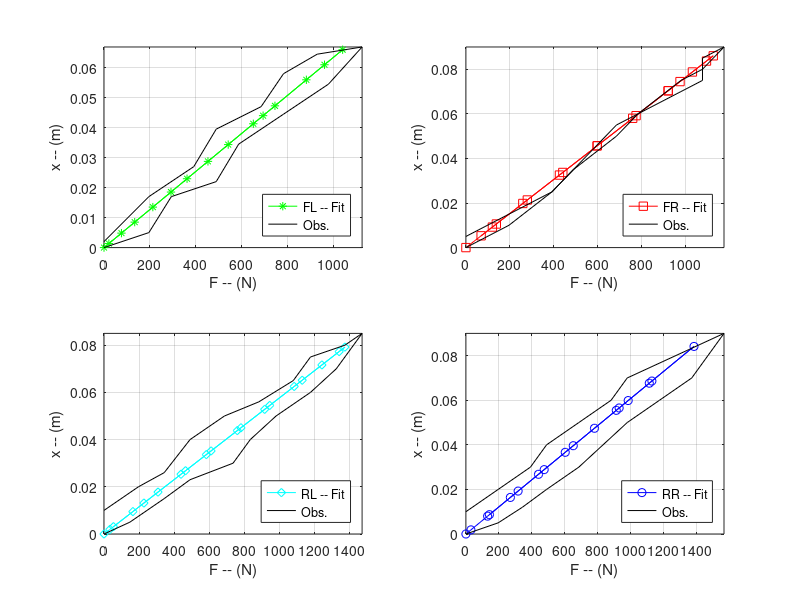

Write MATLAB code to recreate this figure. (Note: this script raises an error after producing the figure.)
clear;
close all; clc;

%% Check important flags.
M = 890; % mass of Polaris in Kgs.
g = 9.8; % m/s^2
do_analysis = 1;
show_rightside_loading_data = 1;
show_leftside_loading_data = 1;
plot_fit_data = 1;
save_coeffs = 0;

%% Spring Calibration of Front Right Tire
% Front Right Calibration Table.
M0_FR = 190.0; % default mass for front right.
h0_FR = 69/100.0; % in m
V0_FR = 4577; % in mV

% The weight on the rod slipped towards tires at TV_WSHS = 1745 sec. This
% caused a 1 cm height difference in the measurement tape readings, plus a
% 10 mV shift in voltage readings from that instance onwards. This is
% visually clear from voltage data recorded. This explains why a 10 mV
% of voltage is subtracted and 1 cm displacement is added to
% V_FR values during unloading.

% Loading points
M_FR_load = [M0_FR; 210; 230; 240; 260; 270; 290; 300; 310];
h_FR_load = [h0_FR*100.0; 68; 66.5; 65.5; 64; 63; 61.5; 61; 60];
V_FR_load = [V0_FR; 4523; 4476; 4411; 4344; 4275; 4197; 4175; 4138];

% % Unloading points
% M_FR_unload = [290; 270; 260; 240; 230; 210; M0_FR];
% h_FR_unload = [62; 63; 63.5; 65.5; 66.5; 67.5; 68.5];
% V_FR_unload = [4218; 4281; 4344; 4405; 4468; 4530; 4550];

% % Unloading points
M_FR_unload = [300; 300; 290; 270; 260; 240; 230; 210; M0_FR];
h_FR_unload = [60.5; 61.5; 62; 63; 63.5; 65.5; 66.5; 67.5; 68.5];
V_FR_unload = [4150; 4218; 4218; 4281; 4344; 4405; 4468; 4530; 4550];

% Gather points
h_FR = [h_FR_load; h_FR_unload]/100.0;
V_FR = [V_FR_load; V_FR_unload];
M_FR = [M_FR_load; M_FR_unload];

% H = height over ground measured by tape, where
% H = Kv * V + Cv and V = voltage read by RTP sensor.
% LS Estimates Kv and Cv when H = Kv * V + Cv.
y = h_FR; A = [V_FR ones(length(V_FR), 1)];
K1_FR = (A'*A)^-1*A'*y; % LS Estimate
h_FR_Fit = K1_FR' * A'; h_FR_Fit = h_FR_Fit';
% Fit Check
MSE_K1_FR = mean ( (h_FR_Fit - h_FR).^2 );

% Once Kv and Cv are found by LS fit,
% we have m = Kh*(H - Cv) + Ch, we mt = total mass measured by weighing
% scale with the weights on.
% LS Estimates for K_h and C_h when mt = Kh*(H - Cv) + Ch
y = M_FR; A = [h_FR ones(length(h_FR), 1)];
K2_FR = (A'*A)^-1*A'*y; % LS Estimate
M_FR_Fit = K2_FR(1) * (h_FR) + K2_FR(2);
% Fit Check
MSE_K2_FR = mean ( (M_FR_Fit - M_FR).^2 );
% fit the mass data using fitted height data
A = [h_FR_Fit ones(length(h_FR_Fit), 1)];
K2p_FR = (A'*A)^-1*A'*y; % LS Estimate
Mp_FR_Fit = K2p_FR(1) * (h_FR_Fit) + K2p_FR(2);
% Fit Check
MSE_K2p_FR = mean ( (Mp_FR_Fit - M_FR).^2 );

% The the idea is to find a spring coefficient following Hooke's law,
% where Fs = Ks*x, when x = H - H0 and Fs = mt*g
x_FR = K1_FR(1)*(V0_FR-V_FR);
F_FR = (Mp_FR_Fit-Mp_FR_Fit(1))*g;
Ks_FR = F_FR ./ x_FR;

%% Spring Calibration of Front Left Tire
% Front Left Calibration Table.
M0_FL = 200.0; % default mass for front right.
offset = 0; % in cm
h0_FL = 66.7/100.0; % in m
V0_FL = 993; % in mV

% Loading points
M_FL_load = [M0_FL; 220; 230; 250; 260; 280; 300; 315];
h_FL_load = [h0_FL*100.0; 66.2; 65; 64.5; 63.25; 62.25; 61.25; 60.01];
V_FL_load = [V0_FL; 1018; 1063; 1112; 1171; 1221; 1283; 1335];

% Unloading points
M_FL_unload = [295; 280; 270; 250; 240; 220; 200];
h_FL_unload = [60.25; 60.9; 62; 62.75; 64; 65; 66.5]; % about 1 cm offset
V_FL_unload = [1309; 1238; 1207; 1142; 1089; 1037; 1000];

% Gather points
h_FL = [h_FL_load; h_FL_unload]/100.0;
V_FL = [V_FL_load; V_FL_unload];
M_FL = [M_FL_load; M_FL_unload];

% H = height over ground measured by tape, where
% H = Kv * V + Cv and V = voltage read by RTP sensor.
% LS Estimates Kv and Cv when H = Kv * V + Cv.
y = h_FL; A = [V_FL ones(length(V_FL), 1)];
K1_FL = (A'*A)^-1*A'*y;
h_FL_Fit = K1_FL' * A'; h_FL_Fit = h_FL_Fit';
% Fit Check
MSE_K1_FL = mean ( (h_FL_Fit - h_FL).^2 );

% Once Kv and Cv are found by LS fit,
% we have m = Kh*(H - Cv) + Ch, we mt = total mass measured by weighing
% scale with the weights on.
% LS Estimates for K_h and C_h when mt = Kh*(H - Cv) + Ch.
y = M_FL; A = [h_FL ones(length(h_FL), 1)];
K2_FL = (A'*A)^-1*A'*y; % LS Estimate
M_FL_Fit = K2_FL(1) * (h_FL) + K2_FL(2);
% Fit Check
MSE_K2_FL = mean ( (M_FL_Fit - M_FL).^2 );
% fit the mass data using fitted height data
A = [h_FL_Fit ones(length(h_FL_Fit), 1)];
K2p_FL = (A'*A)^-1*A'*y; % LS Estimate
Mp_FL_Fit = K2p_FL(1) * (h_FL_Fit) + K2p_FL(2);
% Fit Check
MSE_K2p_FL = mean ( (Mp_FL_Fit - M_FL).^2 );

% The the idea is to find a spring coefficient following Hooke's law,
% where Fs = Ks*x, when x = H - H0 and Fs = mt*g
x_FL = K1_FL(1)*(V0_FL-V_FL);
F_FL = (Mp_FL_Fit-Mp_FL_Fit(1))*g;
Ks_FL =  F_FL ./ x_FL;

%% Spring Calibration of Rear Left Tire
% Rear Left Calibration Table.
M0_RL = 260.0; % default mass for front right.
h0_RL = 76/100.0; % in m
V0_RL = 1219; % in mV

% Loading points
M_RL_load = [M0_RL; 275; 295; 310; 335; 345; 360; 380; 395; 410];
h_RL_load = [h0_RL*100.0; 75.5; 74.5; 73.7; 73.0; 72.0; 71.0; 70.0; 69.0; 67.5];
V_RL_load = [V0_RL; 1228.7; 1266.5; 1307.8; 1345.6; 1395; 1444.1; 1491.4; 1544.8; 1615];

% Unloading points
M_RL_unload = [400; 380; 370; 350; 330; 310; 295; 280; 260];
h_RL_unload = [68; 68.5; 69.5; 70.4; 71.0; 72.0; 73.4; 74.0; 75.0]; % about 1 cm offset
V_RL_unload = [1605.5; 1577.2; 1531.6; 1483.1; 1438.1; 1387.2; 1353; 1284.6; 1234.5];

% Gather points
h_RL = [h_RL_load; h_RL_unload]/100.0;
V_RL = [V_RL_load; V_RL_unload];
M_RL = [M_RL_load; M_RL_unload];

% H = height over ground measured by tape, where
% H = Kv * V + Cv and V = voltage read by RTP sensor.
% LS Estimates Kv and Cv when H = Kv * V + Cv.
y = h_RL; A = [V_RL ones(length(V_RL), 1)];
K1_RL = (A'*A)^-1*A'*y; % LS Estimate
h_RL_Fit = K1_RL' * A';h_RL_Fit = h_RL_Fit';
% Fit Check
MSE_K1_RL = mean ( (h_RL_Fit - h_RL).^2 );

% Once Kv and Cv are found by LS fit,
% we have m = Kh*(H - Cv) + Ch, we mt = total mass measured by weighing
% scale with the weights on.
% LS Estimates for K_h and C_h when mt = Kh*H + Ch.
y = M_RL; A = [h_RL ones(length(h_RL), 1)];
K2_RL = (A'*A)^-1*A'*y; % LS Estimate
M_RL_Fit = K2_RL(1) * (h_RL) + K2_RL(2);
% Fit Check
MSE_K2_RL = mean ( (M_RL_Fit - M_RL).^2 );
% fit the mass data using fitted height data
A = [h_RL_Fit ones(length(h_RL_Fit), 1)];
K2p_RL = (A'*A)^-1*A'*y; % LS Estimate
Mp_RL_Fit = K2p_RL(1) * (h_RL_Fit) + K2p_RL(2);
% Fit Check
MSE_K2p_RL = mean ( (Mp_RL_Fit - M_RL).^2 );

% The the idea is to find a spring coefficient following Hooke's law,
% where Fs = Ks*x, when x = H - H0 and Fs = mt*g
x_RL = K1_RL(1)*(V0_RL-V_RL);
F_RL = (Mp_RL_Fit-Mp_RL_Fit(1))*g;
Ks_RL = F_RL ./ x_RL ;

%% Spring Calibration of Rear Right Tire
% Rear Right Calibration Table.
M0_RR = 250.0; % default mass for front right.
h0_RR = 77/100.0; % in m
V0_RR = 4426; % in mV

% The weight on the rod slipped towards tires at TV_WSHS = 1745 sec. This
% caused a 1 cm height difference in the measurement tape readings, plus a
% 10 mV shift in voltage readings from that instance onwards. This is
% visually clear from voltage data recorded. This explains why a 10 mV
% of voltage is subtracted and 1 cm displacement is added to
% V_FR values during unloading.

% Loading points
M_RR_load = [M0_RR; 270; 285; 300; 320; 335; 350; 370; 390; 410];
h_RR_load = [h0_RR*100.0; 76.5; 75.8; 75; 74; 73; 72; 71; 70; 68];
V_RR_load = [V0_RR; 4416; 4382.8; 4337.5; 4281.5; 4228.3; 4170.1; 4121; 4055.8; 3972];

% Unloading points
M_RR_unload = [350; 340; 320; 300; 290; 270; 250];
h_RR_unload = [70; 71; 72; 73; 74; 75; 76]; % about 1 cm offset
V_RR_unload = [4061; 4103; 4126.7; 4212.3; 4270.2; 4322.1; 4379.2];

% Gather points
h_RR = [h_RR_load; h_RR_unload]/100.0;
V_RR = [V_RR_load; V_RR_unload];
M_RR = [M_RR_load; M_RR_unload];

% H = height over ground measured by tape, where
% H = Kv * V + Cv and V = voltage read by RTP sensor.
% LS Estimates Kv and Cv when H = Kv * V + Cv.
y = h_RR; A = [V_RR ones(length(V_RR), 1)];
K1_RR = (A'*A)^-1*A'*y; % LS Estimate
h_RR_Fit = K1_RR' * A'; h_RR_Fit = h_RR_Fit';
% Fit Check
MSE_K1_RR = mean ( (h_RR_Fit - h_RR).^2 );

% Once Kv and Cv are found by LS fit,
% we have m = Kh*(H - Cv) + Ch, we mt = total mass measured by weighing
% scale with the weights on.
% LS Estimates for K_h and C_h when mt = Kh*(H - Cv) + Ch.
y = M_RR; A = [h_RR ones(length(h_RR), 1)];
K2_RR = (A'*A)^-1*A'*y; % LS Estimate
M_RR_Fit = K2_RR(1) * (h_RR) + K2_RR(2);
% Fit Check
MSE_K2_RR = mean ( (M_RR_Fit - M_RR).^2 );
% fit the mass data using fitted height data
A = [h_RR_Fit ones(length(h_RR_Fit), 1)];
K2p_RR = (A'*A)^-1*A'*y; % LS Estimate
Mp_RR_Fit = K2p_RR(1) * (h_RR_Fit) + K2p_RR(2);
% Fit Check
MSE_K2p_RR = mean ( (Mp_RR_Fit - M_RR).^2 );

% The the idea is to find a spring coefficient following Hooke's law,
% where Fs = Ks*x, when x = H - H0 and Fs = mt*g
x_RR = K1_RR(1)*(V0_RR-V_RR);
F_RR = (Mp_RR_Fit-Mp_RR_Fit(1))*g;
Ks_RR =  F_RR./x_RR;

if exist('do_analysis', 'var')
    % Plot Force versus Displacement
    figure;
    subplot(222);
    plot(F_FR, x_FR,'r-s','DisplayName','FR -- Fit');grid on; axis tight;
    hold on;
    plot((M_FR-M0_FR)*g, h0_FR - h_FR,'k', 'DisplayName','Obs.');grid on; axis tight;
    ylabel('x -- (m)'); xlabel('F -- (N)');
    legend ('Location','southeast');
    subplot(221);
    plot(F_FL, x_FL,'g-*','DisplayName','FL -- Fit');grid on; axis tight;
    hold on;
    plot((M_FL-M0_FL)*g, h0_FL - h_FL,'k', 'DisplayName','Obs.');grid on; axis tight;
    ylabel('x -- (m)'); xlabel('F -- (N)');
    legend ('Location','southeast');
    subplot(224);
    plot(F_RR, x_RR,'b-o','DisplayName','RR -- Fit');grid on; axis tight;
    hold on;
    plot((M_RR-M0_RR)*g, h0_RR - h_RR,'k', 'DisplayName','Obs.');grid on; axis tight;
    ylabel('x -- (m)'); xlabel('F -- (N)');
    legend ('Location','southeast');
    subplot(223);
    plot(F_RL, x_RL,'c-d','DisplayName','RL -- Fit');grid on; axis tight;
    hold on;
    plot((M_RL-M0_RL)*g, h0_RL - h_RL,'k', 'DisplayName','Obs.');grid on; axis tight;
    ylabel('x -- (m)'); xlabel('F -- (N)');
    legend ('Location','southeast');
    sgtitle('Applied force and Extension');

    figure;
    plot((M_FR-M0_FR)*g, Ks_FR,'rs','DisplayName','FR');hold on;
    plot((M_FL-M0_FL)*g, Ks_FL,'g*','DisplayName','FL');
    plot((M_RL-M0_RL)*g, Ks_RL,'bo','DisplayName','RL');
    plot((M_RR-M0_RR)*g, Ks_RR,'cd','DisplayName','RR');hold off;
    axis tight; grid on;legend ('Location','best');
    ylabel('N.m^{-1}'); xlabel('Applied Force -- (N)')
    title('K_S = F/\Deltax');
end

% compute mean values of each spring coefficient after removing NaN values
% from the data
Ks_FR = nanmean(Ks_FR);
Ks_FL = nanmean(Ks_FL);
Ks_RL = nanmean(Ks_RL);
Ks_RR = nanmean(Ks_RR);

if save_coeffs
    save("SpringCoeffs.mat", "Ks_RR", "Ks_RL", "Ks_FL", "Ks_FR");
    save("HgtVsVoltCoeffs.mat", "K1_RR", "K1_RL", "K1_FL", "K1_FR");
    save("MassVsHgtCoeffs.mat", "K2_RR", "K2_RL", "K2_FL", "K2_FR");
end

%% Compare original and Linear Fit data
if plot_fit_data
    figure;
    subplot(211);
    plot(V_FR, h_FR,'LineWidth',2,'Marker','+','DisplayName','Data Points');
    hold on;
    plot(V_FR, h_FR_Fit,'LineWidth',2,'Marker','o','DisplayName','Linear Fit');
    hold off;
    xlabel('millivolts'); ylabel('meters');
    title('Front Right -- Voltage versus Displacement')
    axis tight; grid on;legend('Location','best');
    subplot(212);
    plot(h_FR, M_FR, 'LineWidth',2,'Marker','+','DisplayName','Data Points');
    hold on;
    plot(h_FR, M_FR_Fit, 'LineWidth',2,'Marker','o','DisplayName','Linear Fit');
    hold off;
    xlabel('meters'); ylabel('Newtons');
    title('Front Right -- Displacement versus Force')
    axis tight; grid on;legend('Location','best');

    figure;
    subplot(211);
    plot(V_FL, h_FL,'LineWidth',2,'Marker','+','DisplayName','Data Points');
    hold on;
    plot(V_FL, h_FL_Fit,'LineWidth',2,'Marker','o','DisplayName','Linear Fit');
    hold off;
    xlabel('millivolts'); ylabel('meters');
    title('Front Left -- Voltage versus Height')
    axis tight; grid on;legend('Location','best');
    subplot(212);
    plot(h_FL, M_FL , 'LineWidth',2,'Marker','+','DisplayName','Data Points');
    hold on;
    plot(h_FL, M_FL_Fit, 'LineWidth',2,'Marker','o','DisplayName','Linear Fit');
    hold off;
    xlabel('meters'); ylabel('Newtons');
    title('Front Left -- Displacement versus Force')
    axis tight; grid on;legend('Location','best');

    figure;
    subplot(211);
    plot(V_RL, h_RL,'LineWidth',2,'Marker','+','DisplayName','Data Points');
    hold on;
    plot(V_RL, h_RL_Fit,'LineWidth',2,'Marker','o','DisplayName','Linear Fit');
    hold off;
    xlabel('millivolts'); ylabel('meters');
    title('Rear Left -- Voltage versus Height')
    axis tight; grid on;legend('Location','best');
    subplot(212);
    plot(h_RL, M_RL,'LineWidth',2,'Marker','+','DisplayName','Data Points');
    hold on;
    plot(h_RL, M_RL_Fit,'LineWidth',2,'Marker','o','DisplayName','Linear Fit');
    hold off;
    xlabel('meters'); ylabel('Newtons');
    title('Rear Left -- Displacement versus Force')
    axis tight; grid on;legend('Location','best');

    figure;
    subplot(211);
    plot(V_RR, h_RR,'LineWidth',2,'Marker','+','DisplayName','Data Points');
    hold on;
    plot(V_RR, h_RR_Fit,'LineWidth',2,'Marker','o','DisplayName','Linear Fit');
    hold off;
    xlabel('millivolts'); ylabel('centimeters');
    title('Rear Right -- Voltage versus Displacement')
    axis tight; grid on;legend('Location','best');
    subplot(212);
    plot(h_RR, M_RR , 'LineWidth',2,'Marker','+','DisplayName','Data Points');
    hold on;
    plot(h_RR, M_RR_Fit, 'LineWidth',2,'Marker','o','DisplayName','Linear Fit');
    hold off;
    xlabel('centimeters'); ylabel('Newtons');
    title('Rear Right -- Displacement versus Force')
    axis tight; grid on;legend('Location','best');
end

%% Use Coefficients to plot loading and unloading data.
% Two separates bag files were recorded one
% for right set of tires and other for left set of tyres.
if show_rightside_loading_data
    % 2022-06-13-11-34-02.bag contains data while front right and rear right
    % tyres were loaded and unload. Note that front one was loaded and
    % unloaded first.
    filename = './Bags/Calib02.bag' ;
    bagInfo_right = rosbag('info', filename);
    %     rosbag info 2022-06-13-11-34-02.bag;
    % Extract the bag file into a matlab structure.
    bag_rightside_loading = rosbag(filename);

    % 2022-06-13-11-34-02.bag contains data while front left and rear left
    % tyres were loaded and unload. Note that in this test rear one was
    % loaded and unloaded first.
    filename = './Bags/Calib01.bag';
    bagInfo_left = rosbag('info', filename);
    % Extract the bag file into a matlab structure.
    bag_leftside_loading = rosbag(filename);

    % extract only the wheel displacement measurement topic
    bWSHS_rightside_loading = select(bag_rightside_loading,'Topic','/atv_wheel_displacement_measurement');
    TimeWSHS_rightside_loading = bWSHS_rightside_loading.MessageList.Time;
    msgWSHS_rightside_loading = readMessages(bWSHS_rightside_loading,'DataFormat','struct');

    TV_WSHS_rightside_loading = zeros(length(msgWSHS_rightside_loading),1);
    for k = 1 : length(msgWSHS_rightside_loading)
        % Following time conversion is verified by toSec() function in ROS.
        TV_WSHS_rightside_loading(k) = double ( msgWSHS_rightside_loading{k,1}.TimeReceived.Sec ) + ...
            double ( msgWSHS_rightside_loading{k,1}.TimeReceived.Nsec ) * 1e-9;
    end
    TV_WSHS_rightside_loading = TV_WSHS_rightside_loading - TV_WSHS_rightside_loading(1);

    voltage_FL_rightside_loading = zeros(length(msgWSHS_rightside_loading), 1);
    voltage_FR_rightside_loading = zeros(length(msgWSHS_rightside_loading), 1);
    voltage_RL_rightside_loading = zeros(length(msgWSHS_rightside_loading), 1);
    voltage_RR_rightside_loading = zeros(length(msgWSHS_rightside_loading), 1);

    for k = 1 : length(msgWSHS_rightside_loading)
        voltage_FL_rightside_loading(k) = msgWSHS_rightside_loading{k,1}.FrontLeftHeight;
        voltage_FR_rightside_loading(k) = msgWSHS_rightside_loading{k,1}.FrontRightHeight;
        voltage_RL_rightside_loading(k) = msgWSHS_rightside_loading{k,1}.RearLeftHeight;
        voltage_RR_rightside_loading(k) = msgWSHS_rightside_loading{k,1}.RearRightHeight;
    end

    height_FR_rightside_loading = K1_FR(1) * voltage_FR_rightside_loading + K1_FR(2);
    height_FL_rightside_loading = K1_FL(1) * voltage_FL_rightside_loading + K1_FL(2);
    height_RL_rightside_loading = K1_RL(1) * voltage_RL_rightside_loading + K1_RL(2);
    height_RR_rightside_loading = K1_RR(1) * voltage_RR_rightside_loading + K1_RR(2);

    mass_FR_rightside_loading = K2_FR(1) * (height_FR_rightside_loading) + K2_FR(2);
    mass_FL_rightside_loading = K2_FL(1) * (height_FL_rightside_loading) + K2_FL(2);
    mass_RL_rightside_loading = K2_RL(1) * (height_RL_rightside_loading) + K2_RL(2);
    mass_RR_rightside_loading = K2_RR(1) * (height_RR_rightside_loading) + K2_RR(2);

    mass_FR_rightside_loading_fit = K2p_FR(1) * (height_FR_rightside_loading) + K2p_FR(2);
    mass_FL_rightside_loading_fit = K2p_FL(1) * (height_FL_rightside_loading) + K2p_FL(2);
    mass_RL_rightside_loading_fit = K2p_RL(1) * (height_RL_rightside_loading) + K2p_RL(2);
    mass_RR_rightside_loading_fit = K2p_RR(1) * (height_RR_rightside_loading) + K2p_RR(2);

    figure;
    subplot(211);
    plot(TV_WSHS_rightside_loading, mass_FR_rightside_loading, 'DisplayName','Using H data','LineWidth',2);hold on;
    plot(TV_WSHS_rightside_loading, mass_FR_rightside_loading_fit, 'DisplayName','Using H-Fit data','LineWidth',2);hold off;
    grid on; axis tight; xlabel('Time -- (sec)'); ylabel('mass -- (kg)')
    legend ('Location','best');
    subplot(212);
    plot(TV_WSHS_rightside_loading, height_FR_rightside_loading, 'DisplayName','FR -- mV','LineWidth',2);hold on;
    grid on; axis tight; xlabel('Time -- (sec)'); ylabel('height -- (m)')
    legend off;%('Location','best');
    sgtitle('FR Tire Profile -- Rightside Loading Test');

    figure;
    subplot(211);
    plot(TV_WSHS_rightside_loading, mass_FL_rightside_loading, 'DisplayName','Using H data','LineWidth',2);hold on;
    plot(TV_WSHS_rightside_loading, mass_FL_rightside_loading_fit, 'DisplayName','Using H-fit data','LineWidth',2);hold off;
    grid on; axis tight; xlabel('Time -- (sec)'); ylabel('mass -- (kg)')
    legend ('Location','best');
    subplot(212);
    plot(TV_WSHS_rightside_loading, height_FL_rightside_loading, 'DisplayName','RL -- mV','LineWidth',2);hold on;
    grid on; axis tight; xlabel('Time -- (sec)'); ylabel('height -- (m)')
    legend off;%('Location','best');
    sgtitle('FL Tire Profile -- Rightside Loading Test');

    figure;
    subplot(211);
    plot(TV_WSHS_rightside_loading, mass_RL_rightside_loading, 'DisplayName','Using H','LineWidth',2);hold on;
    plot(TV_WSHS_rightside_loading, mass_RL_rightside_loading_fit, 'DisplayName','Using H-fit data','LineWidth',2);hold off;
    grid on; axis tight; xlabel('Time -- (sec)'); ylabel('mass -- (kg)')
    legend ('Location','best');
    subplot(212);
    plot(TV_WSHS_rightside_loading, height_RL_rightside_loading, 'DisplayName','RL -- m','LineWidth',2);hold on;
    grid on; axis tight; xlabel('Time -- (sec)'); ylabel('height -- (m)')
    legend off;%('Location','best');
    sgtitle('RL Tire Profile  -- Rightside Loading Test');

    figure;
    subplot(211);
    plot(TV_WSHS_rightside_loading, mass_RR_rightside_loading, 'DisplayName','Using H data','LineWidth',2);hold on;
    plot(TV_WSHS_rightside_loading, mass_RR_rightside_loading_fit, 'DisplayName','Using H-fit data','LineWidth',2);hold off;
    grid on; axis tight; xlabel('Time -- (sec)'); ylabel('mass -- (kg)')
    legend ('Location','best');
    subplot(212);
    plot(TV_WSHS_rightside_loading, height_RR_rightside_loading, 'DisplayName','RL -- m','LineWidth',2);hold on;
    grid on; axis tight; xlabel('Time -- (sec)'); ylabel('height -- (m)')
    legend off;%('Location','best');
    sgtitle('RR Tire Profile  -- Rightside Loading Test');
end

%% Show data fitting for left side loading calibrations
if show_leftside_loading_data
    % extract only the wheel displacement measurement topic
    bWSHS_leftside_loading = select(bag_leftside_loading,'Topic','/atv_wheel_displacement_measurement');
    TimeWSHS_leftside_loading = bWSHS_leftside_loading.MessageList.Time;
    msgWSHS_leftside_loading = readMessages(bWSHS_leftside_loading,'DataFormat','struct');

    TV_WSHS_leftside_loading = zeros(length(msgWSHS_leftside_loading),1);
    for k = 1 : length(msgWSHS_leftside_loading)
        % Following time conversion is verified by toSec() function in ROS.
        TV_WSHS_leftside_loading(k) = double ( msgWSHS_leftside_loading{k,1}.TimeReceived.Sec ) + ...
            double ( msgWSHS_leftside_loading{k,1}.TimeReceived.Nsec ) * 1e-9;
    end
    TV_WSHS_leftside_loading = TV_WSHS_leftside_loading - TV_WSHS_leftside_loading(1);

    voltage_FL_leftside_loading = zeros(length(msgWSHS_leftside_loading), 1);
    voltage_FR_leftside_loading = zeros(length(msgWSHS_leftside_loading), 1);
    voltage_RL_leftside_loading = zeros(length(msgWSHS_leftside_loading), 1);
    voltage_RR_leftside_loading = zeros(length(msgWSHS_leftside_loading), 1);

    for k = 1 : length(msgWSHS_leftside_loading)
        voltage_FL_leftside_loading(k) = msgWSHS_leftside_loading{k,1}.FrontLeftHeight;
        voltage_FR_leftside_loading(k) = msgWSHS_leftside_loading{k,1}.FrontRightHeight;
        voltage_RL_leftside_loading(k) = msgWSHS_leftside_loading{k,1}.RearLeftHeight;
        voltage_RR_leftside_loading(k) = msgWSHS_leftside_loading{k,1}.RearRightHeight;
    end
    height_FR_leftside_loading = K1_FR(1) * voltage_FR_leftside_loading + K1_FR(2);
    height_FL_leftside_loading = K1_FL(1) * voltage_FL_leftside_loading + K1_FL(2);
    height_RL_leftside_loading = K1_RL(1) * voltage_RL_leftside_loading + K1_RL(2);
    height_RR_leftside_loading = K1_RR(1) * voltage_RR_leftside_loading + K1_RR(2);

    mass_FR_leftside_loading = K2_FR(1) * (height_FR_leftside_loading) + K2_FR(2);
    mass_FL_leftside_loading = K2_FL(1) * (height_FL_leftside_loading) + K2_FL(2);
    mass_RL_leftside_loading = K2_RL(1) * (height_RL_leftside_loading) + K2_RL(2);
    mass_RR_leftside_loading = K2_RR(1) * (height_RR_leftside_loading) + K2_RR(2);

    mass_FR_leftside_loading_fit = K2p_FR(1) * (height_FR_leftside_loading) + K2p_FR(2);
    mass_FL_leftside_loading_fit = K2p_FL(1) * (height_FL_leftside_loading) + K2p_FL(2);
    mass_RL_leftside_loading_fit = K2p_RL(1) * (height_RL_leftside_loading) + K2p_RL(2);
    mass_RR_leftside_loading_fit = K2p_RR(1) * (height_RR_leftside_loading) + K2p_RR(2);

    figure;
    subplot(211);
    plot(TV_WSHS_leftside_loading, mass_FR_leftside_loading, 'DisplayName','Using H data','LineWidth',2);hold on;
    plot(TV_WSHS_leftside_loading, mass_FR_leftside_loading_fit, 'DisplayName','Using H-fit data','LineWidth',2);hold off;
    grid on; axis tight; xlabel('Time -- (sec)'); ylabel('mass -- (kg)')
    legend ('Location','best');
    subplot(212);
    plot(TV_WSHS_leftside_loading, height_FR_leftside_loading, 'DisplayName','FR -- mV','LineWidth',2);hold on;
    grid on; axis tight; xlabel('Time -- (sec)'); ylabel('height -- (m)')
    legend off;%('Location','best');
    sgtitle('FR Tire Profile -- Leftside Loading Test');

    figure;
    subplot(211);
    plot(TV_WSHS_leftside_loading, mass_FL_leftside_loading, 'DisplayName','Using H data','LineWidth',2);hold on;
    plot(TV_WSHS_leftside_loading, mass_FL_leftside_loading_fit, 'DisplayName','Using H-fit data','LineWidth',2);hold off;
    grid on; axis tight; xlabel('Time -- (sec)'); ylabel('mass -- (kg)')
    legend ('Location','best');
    subplot(212);
    plot(TV_WSHS_leftside_loading, height_FL_leftside_loading, 'DisplayName','RL -- mV','LineWidth',2);hold on;
    grid on; axis tight; xlabel('Time -- (sec)'); ylabel('height -- (m)')
    legend off;%('Location','best');
    sgtitle('FL Tire Profile -- Leftside Loading Test');

    figure;
    subplot(211);
    plot(TV_WSHS_leftside_loading, mass_RL_leftside_loading, 'DisplayName','Using H data','LineWidth',2);hold on;
    plot(TV_WSHS_leftside_loading, mass_RL_leftside_loading_fit, 'DisplayName','Using H-fit data','LineWidth',2);hold off;
    grid on; axis tight; xlabel('Time -- (sec)'); ylabel('mass -- (kg)')
    legend ('Location','best');
    subplot(212);
    plot(TV_WSHS_leftside_loading, height_RL_leftside_loading, 'DisplayName','RL -- m','LineWidth',2);hold on;
    grid on; axis tight; xlabel('Time -- (sec)'); ylabel('height -- (m)')
    legend off;%('Location','best');
    sgtitle('RL Tire Profile  -- Leftside Loading Test');

    figure;
    subplot(211);
    plot(TV_WSHS_leftside_loading, mass_RR_leftside_loading, 'DisplayName','Using H data','LineWidth',2);hold on;
    plot(TV_WSHS_leftside_loading, mass_RR_leftside_loading_fit, 'DisplayName','Using H-fit data','LineWidth',2);hold on;
    grid on; axis tight; xlabel('Time -- (sec)'); ylabel('mass -- (kg)')
    legend off;%('Location','best');
    subplot(212);
    plot(TV_WSHS_leftside_loading, height_RR_leftside_loading, 'DisplayName','RL -- m','LineWidth',2);hold on;
    grid on; axis tight; xlabel('Time -- (sec)'); ylabel('height -- (m)')
    legend off;%('Location','best');
    sgtitle('RR Tire Profile  -- Leftside Loading Test');
end
